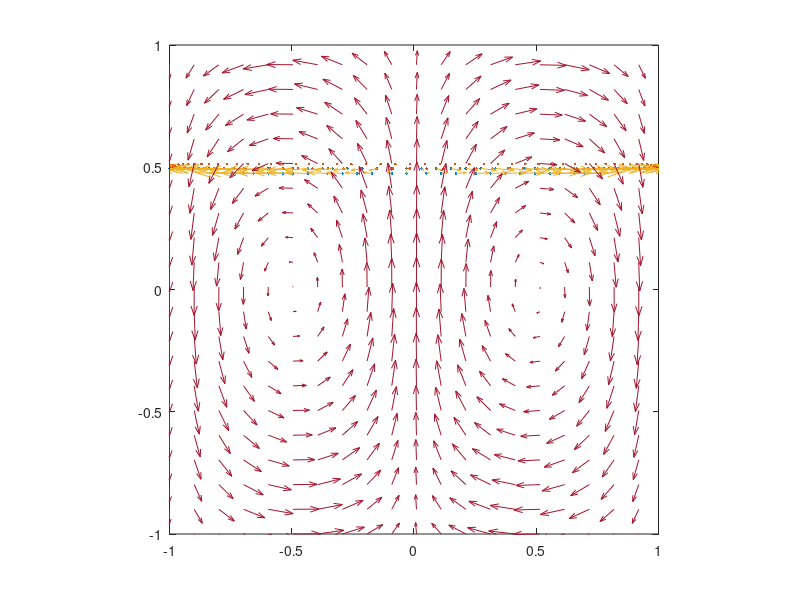

Source code (MATLAB): (Note: this script raises an error after producing the figure.)
%% Definitions
n = 100;
xc = 0;
yc = 0.6;
r = 0.3;
L = 2;
dx = L/(n-1);
grid = -L/2:dx:L/2;
[x,y] = meshgrid(grid,grid);
c = 1;
dt = 0.01*dx/c;
tfinal = 1.6;
timesteps = ceil(tfinal/dt);
%% Velocity Field
u=-cos(pi*(x+0.5)).*sin(3*pi/8*y);
v=sin(pi*(x+0.5)).*cos(3*pi/8*y);
%% Boundary Conditions
ip = [2:n,1];   % i+1 = [2,3,4,5,..., n-1, n, 1]
jp = ip;        % j+1 = [2,3,4,5,...n-1,n,1]
im = [n,1:n-1]; % i-1 = [n,1,2,3,4,..., n-2, n-1]
jm = im;        % j-1 = [n,1,2,3,4,..., n-2, n-1]
xv = grid;      % xv = [-L/2, -L/2 + dx,...,L/2-dx,L/2]
yv = grid;      % yv = [-L/2, -L/2 + dy,...,L/2-dy,L/2]
%% Define xT and yT on T
theta = 0 : 2*pi/(n-1) : 2*pi;
xT = r.*cos(theta) + xc;
yT = r.*sin(theta) + yc;
%% Initialize plotting variables
q = 1:n/20:n; % for quiver plot, showing all points is too crowded
xq = x(q,q); % x for quiver plot
yq = y(q,q); % y for quiver plot
uq =  u(q,q); % u for quiver plot
vq =  v(q,q); % v for quiver plot
xplot(:,1) = xT; % Initial xT
yplot(:,1) = yT; % Initial yT
%% Advection main loop
for t = 1:timesteps
    for istep = 1:n
        % Finds index of xv and yv which are less than or equal
        % to (xT,yT) at time -> t
        ix = find(xv<=xT(istep),1,'last');
        jx = find(yv<=yT(istep),1,'last');
        % Compute velocity at point (xT(istep),yT(istep))
        uab = ...
            1/((xv(ip(ix))-xv(ix))*(yv(jp(jx))-yv(jx)))*...
            (u(ix,jx)*(xv(ip(ix))-xT(istep))*(yv(jp(jx))-yT(istep)) + ...
            u(ip(ix),jx)* (xT(istep)-xv(ix)) * (yv(jp(jx)) - yT(istep)) + ...
            u(ix,jp(jx))*(xv(ip(ix))-xT(istep))*(yT(istep)-yv(jx)) + ...
            u(ip(ix),jp(jx))*(xT(istep)-xv(ix))*(yT(istep)-yv(jx)));
        vab = ...
            1/((xv(ip(ix))-xv(ix))*(yv(jp(jx))-yv(jx)))*...
            (v(ix,jx)*(xv(ip(ix))-xT(istep))*(yv(jp(jx))-yT(istep)) + ...
            v(ip(ix),jx)* (xT(istep)-xv(ix)) * (yv(jp(jx)) - yT(istep)) + ...
            v(ix,jp(jx))*(xv(ip(ix))-xT(istep))*(yT(istep)-yv(jx)) + ...
            v(ip(ix),jp(jx))*(xT(istep)-xv(ix))*(yT(istep)-yv(jx)));
        % Equation (2) -> dx/dt = u(x)
        xTn(istep) = xT(istep) + c*dt/dx*uab; % advect x
        yTn(istep) = yT(istep) + c*dt/dx*vab; % advect y
        % Save values for istep and t
        oxplot(istep,t) = xv(ix); % save x_i that defines our point
        oyplot(istep,t) = yv(jx); % save y_i that defines our point
        quplot(istep,t) = uab; % save uab used at time -> t
        qvplot(istep,t) = vab; % save vab used at time -> t
    end
    xT = xTn; % Save new coordinates
    yT = yTn; % Save new coordinates
    xplot(:,t+1) = xT; % Save for plot
    yplot(:,t+1) = yT; % Save for plot
    % Plot new coordinates
    figure(1);
    plot(oxplot(:,t),oyplot(:,t),'.',xplot(:,t),yplot(:,t),'.');
    hold on;
    quiver(oxplot(:,t),oyplot(:,t),quplot(:,t),qvplot(:,t));
    quiver(xq,yq,uq,vq);
    axis([-1,1,-1,1])
    axis('square')
    hold off;
    pause(0.001)
end